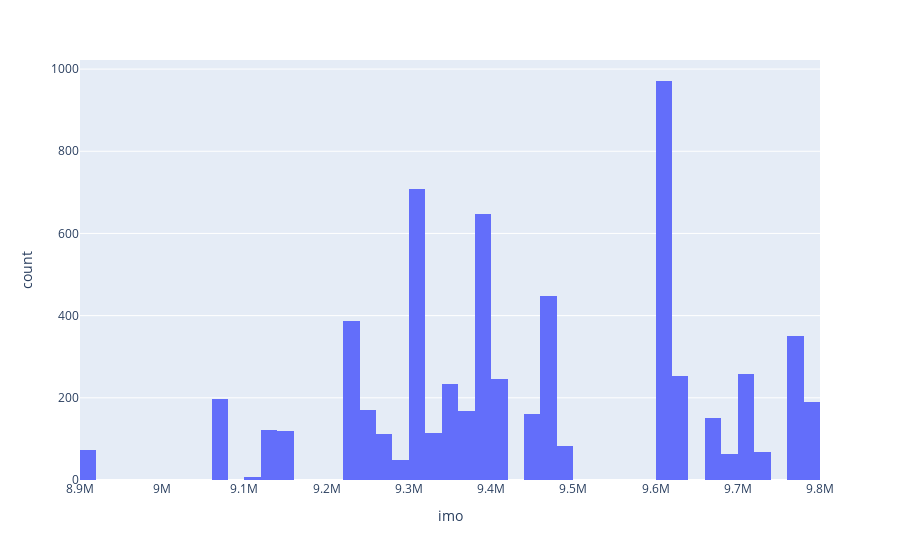

Notebook code for this chart:
### Code cell
fig = px.histogram(df, x="imo")
fig.show()

### Figure 1 — Plotly figure (JSON) as saved in the notebook; plotly's stock layout.template omitted (floating-point values rounded to 4 significant figures; data arrays with more than 128 entries replaced by an {"elided": "..."} marker saying what was removed)
{"data": [{"alignmentgroup": "True", "bingroup": "x", "hovertemplate": "imo=%{x}<br>count=%{y}<extra></extra>", "legendgroup": "", "marker": {"color": "#636efa", "pattern": {"shape": ""}}, "name": "", "offsetgroup": "", "orientation": "v", "showlegend": false, "type": "histogram", "x": {"elided": "6347 int values"}, "xaxis": "x", "yaxis": "y"}], "layout": {"barmode": "relative", "legend": {"tracegroupgap": 0}, "margin": {"t": 60}, "xaxis": {"anchor": "y", "domain": [0, 1], "title": {"text": "imo"}}, "yaxis": {"anchor": "x", "domain": [0, 1], "title": {"text": "count"}}}}
